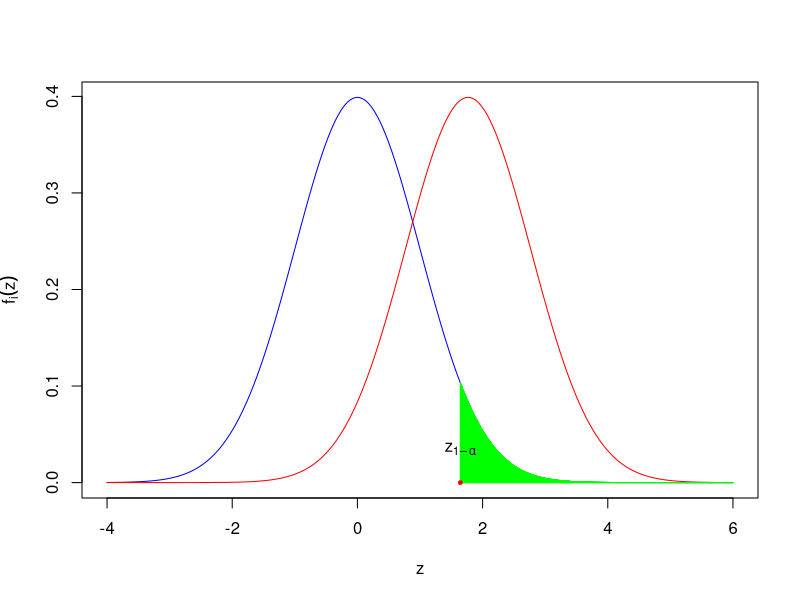
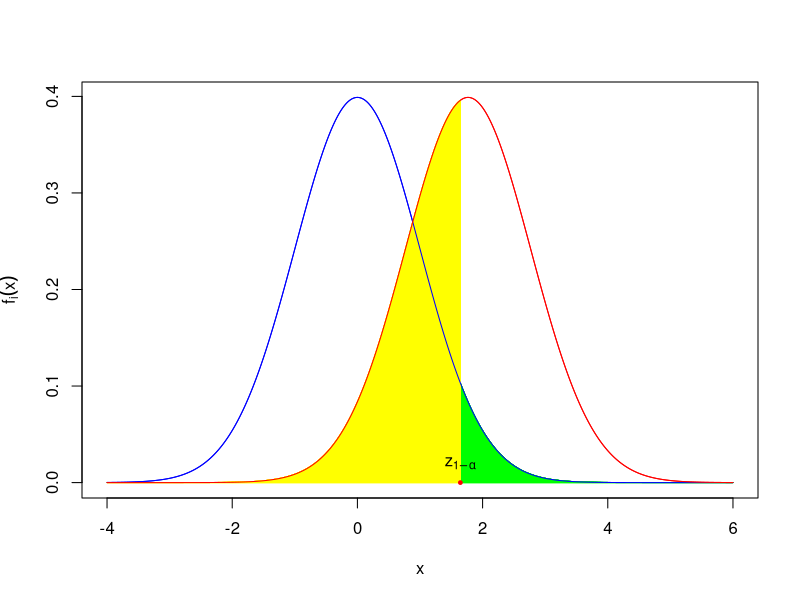

Write R code to recreate these figures, in order.
## ---- chunk 1
x=seq(from=-4,to=6,by=0.01)
plot(x,dnorm(x),type="l",col="blue",xlab="z",ylab=expression(f[i](z)))
lines(x,dnorm(x,(2.5-2)/(2/sqrt(50)),1),col="red")
alfa=0.05
x2=seq(from=qnorm(1-alfa),to=6,by=0.001)
for (i in 1:length(x2)){lines(c(x2[i],x2[i]),c(0,dnorm(x2[i])),col="green")}
text(x2[1],0.035,expression(z[1-alpha]))
points(x2[1],0,cex=0.5,col="red",pch=19)

## ---- chunk 2
x=seq(from=-4,to=6,by=0.01)
plot(x,dnorm(x),type="l",col="blue",xlab="x",ylab=expression(f[i](x)))
lines(x,dnorm(x,(2.5-2)/(2/sqrt(50)),1),col="red")
alfa=0.05
x2=seq(from=qnorm(1-alfa),to=6,by=0.001)
for (i in 1:length(x2)){lines(c(x2[i],x2[i]),c(0,dnorm(x2[i])),col="green")}
x3=seq(from=-4,to=qnorm(1-alfa),by=0.001)
for (i in 1:length(x3)){lines(c(x3[i],x3[i]),c(0,dnorm(x3[i],(2.5-2)/(2/sqrt(50)),1)),col="yellow")}

text(x2[1],0.02,expression(z[1-alpha]))
points(x2[1],0,cex=0.5,col="red",pch=19)
lines(x,dnorm(x),col="blue")
lines(x,dnorm(x,(2.5-2)/(2/sqrt(50)),1),col="red")


